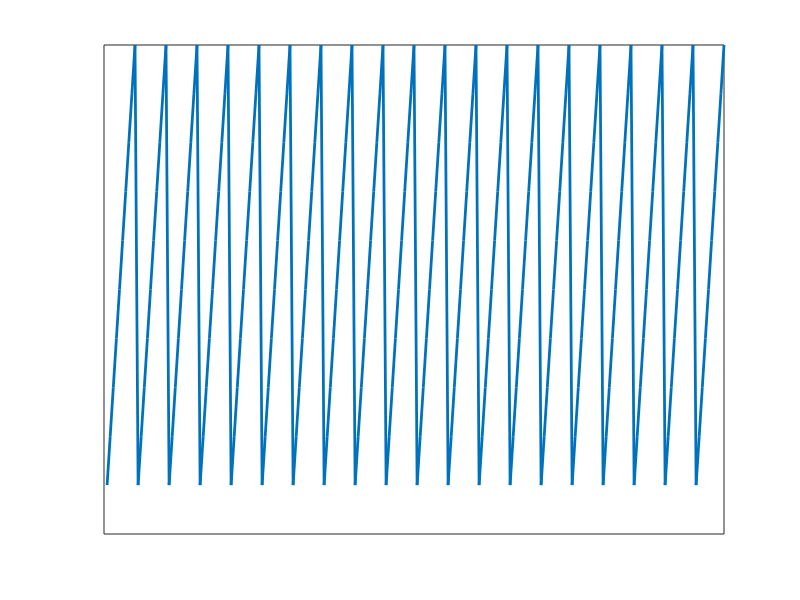
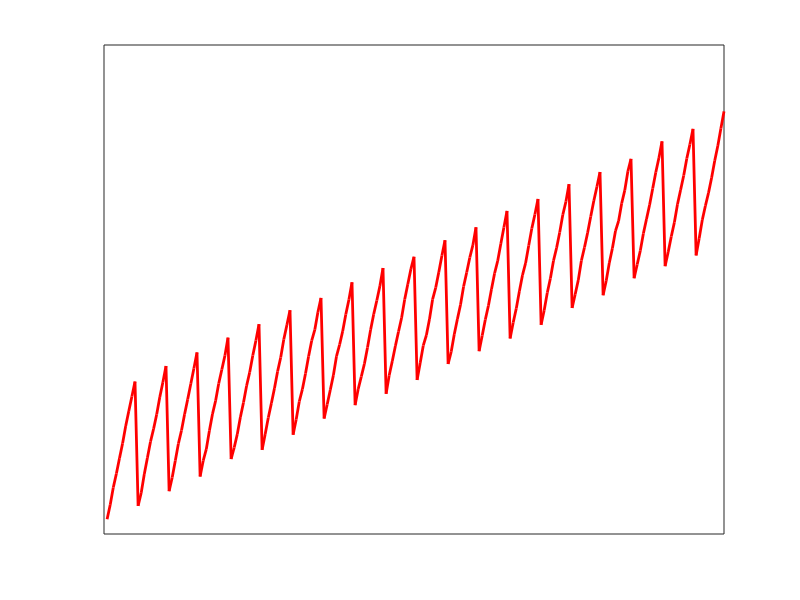

These figures' MATLAB source, in order: (Note: this script raises an error after producing the figures.)
% Demo espace nul

% define reg1
reg1= repmat(1:10, 1, 20)';
figure;plot(reg1, 'linewidth', 2)
set(gca, 'XTick', []);
set(gca, 'YTick', []);

% define reg2
reg2= 10 * reg1 + (1:length(reg1))' + randn(length(reg1), 1);
figure;plot(reg2, 'linewidth', 2, 'color', 'red')
set(gca, 'XTick', []);
set(gca, 'YTick', []);
corr(reg1, reg2)


% orthogonolize using glmfit
a= glmfit(reg1, reg2)
reg3 = reg2 - a(2) * reg1;
figure;plot(reg3, 'linewidth', 2, 'color', 'green')
set(gca, 'XTick', []);
set(gca, 'YTick', []);
corr(reg1, reg3)
reg1' * reg2

% orthogonolize using spm_orth

aga= spm_orth([reg1, reg2]);
reg4 = aga(:,end);
figure;plot(reg4, 'linewidth', 2, 'color', 'cyan')
set(gca, 'XTick', []);
set(gca, 'YTick', []);
corr(reg1, reg4)
reg1' * reg4
cov(spm_orth(aga))
 
% orthogonolize using spm_orth... but 0-mean reg1 !
aga= spm_orth([reg1-mean(reg1), reg2]);
reg5 = aga(:,end);
figure;plot(reg5, 'linewidth', 2, 'color', [1 0.7 0])
set(gca, 'XTick', []);
set(gca, 'YTick', []);
corr(reg1, reg5)
reg1' * reg5
cov(spm_orth(aga))


% or put a constant as the first regressor !
aga= spm_orth([ones(size(reg1)) reg1, reg2]);
reg6 = aga(:,end);
figure;plot(reg6, 'linewidth', 2, 'color', [1 1 0])
set(gca, 'XTick', []);
set(gca, 'YTick', []);
corr(reg1, reg6)
reg1' * reg6
cov(spm_orth(aga))






